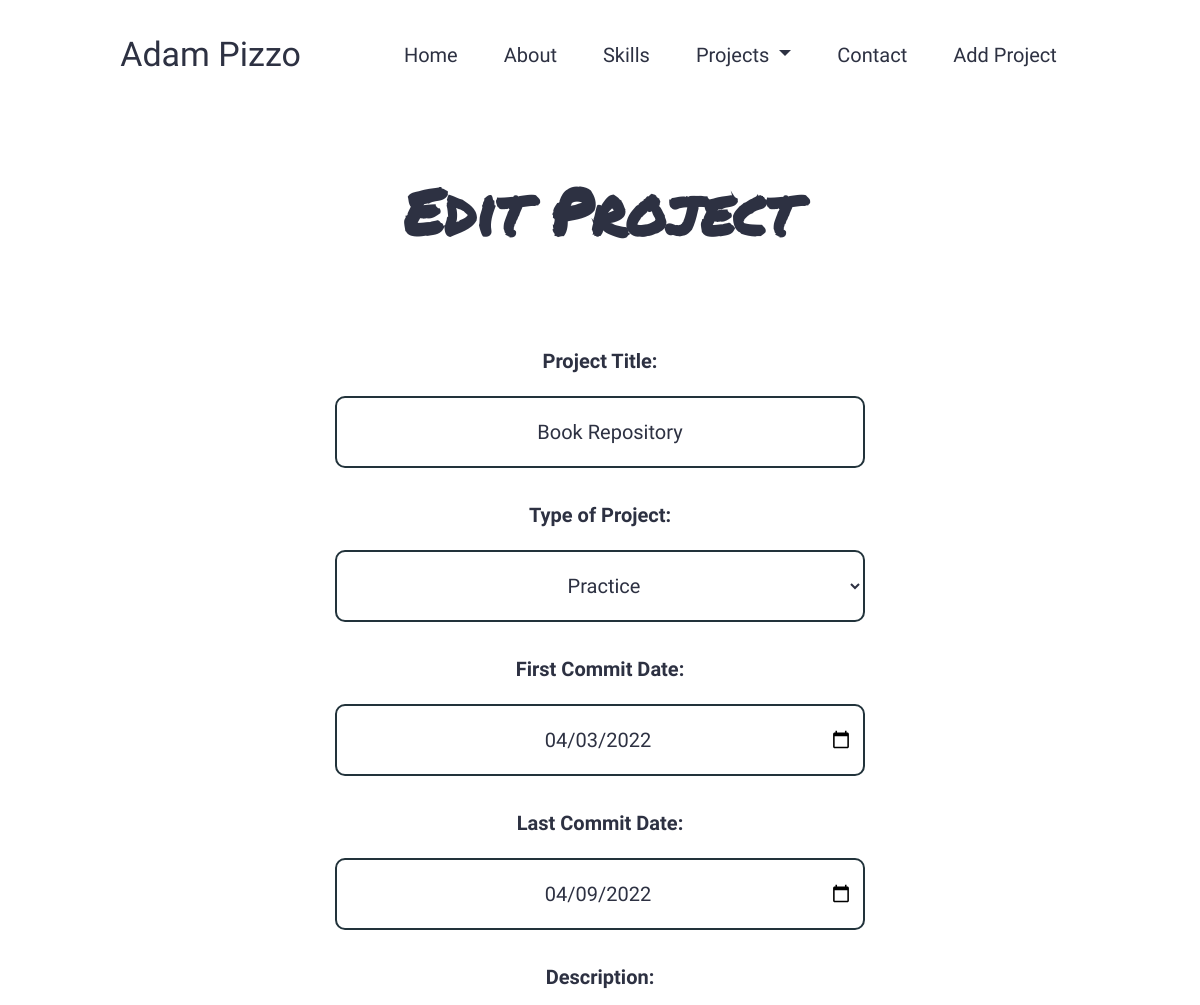
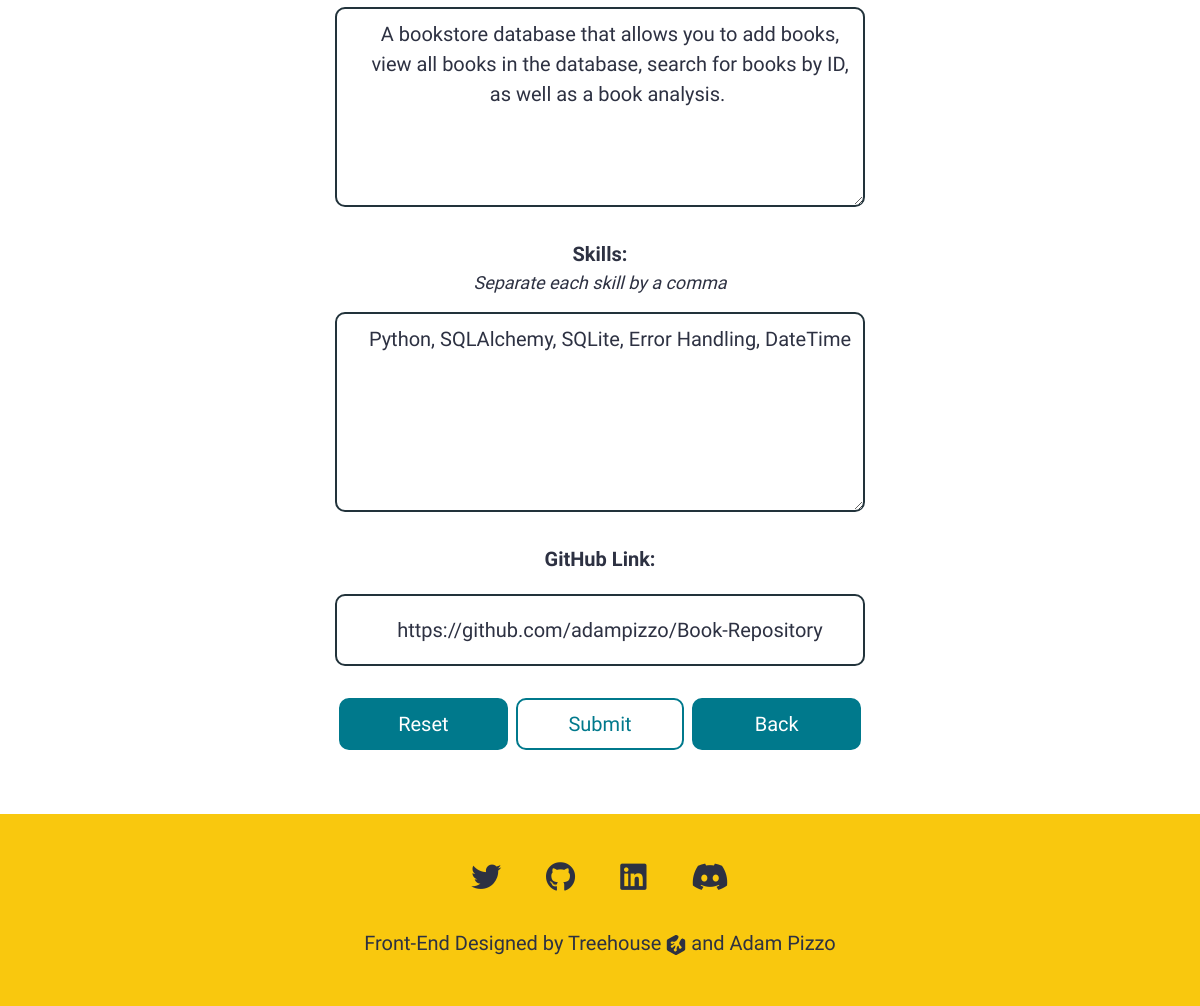
The app's page /projects/1/edit with its own data (2 pictures, top to bottom).
### models.py (models this page shows)
class Projects(db.Model):
    id = db.Column(db.Integer, primary_key=True)
    title = db.Column(db.String)
    type = db.Column(db.String)
    first_commit = db.Column(db.Date)
    last_commit = db.Column(db.Date)
    description = db.Column(db.Text)
    skills = db.Column(db.Text)
    url_to_project = db.Column(db.Text)

### app.py (the view, shortened to what this page needs)
@app.route('/projects/<id>/edit', methods=['GET', 'POST'])
def edit_project(id):
    project_df = Projects.query.order_by(Projects.last_commit.desc()).all()
    project = Projects.query.get_or_404(id)
    return render_template(
        'projectform_edit.html',
        project=project,
        project_df=project_df
    )

### templates/projectform_edit.html (shortened to what this page needs)
{% extends 'layout.html' %}
    {% block content %}
    <section class="header">
        <h1>Edit Project</h1>
    </section>
    <section id="form">
        <form action="{{ url_for('edit_project', id=project.id) }}" method="POST">
            <label for="title">Project Title:</label>
            <input type="text" name="title" id="title" placeholder="Project Name" value="{{ project.title }}" required>
            <label for="type">Type of Project:</label>
            <select name="type" id="type">
                <option value="Practice" {% if project.type == 'Practice' %} selected {% endif %}>Practice</option>
            </select>
            <label for="first_commit">First Commit Date:</label>
            <input type="date" name="first_commit" id="first_commit" value="{{ project.first_commit }}" required>
            <label for="last_commit">Last Commit Date:</label>
            <input type="date" name="last_commit" id="last_commit" value="{{ project.last_commit }}" required>
            <label for="description">Description:</label>
            <textarea name="description" id="description" cols="30" rows="20" placeholder="Description" required>{{ project.description }}</textarea>
            <label for="skills-list" id="skills-label">Skills:</label>
            <p>Separate each skill by a comma</p>
            <textarea name="skills" id="skills-list" cols="30" rows="10" placeholder="Skill, Skill" required>{{ project.skills }}</textarea>
            <label for="github">GitHub Link:</label>
            <input type="url" name="github" id="github" placeholder="Link to the repo" value="{{ project.url_to_project }}"required>
            <div class="d-flex justify-items-evenly ">
                <button class="flex-grow-1 col-3 px-0 mx-1" type="reset">Reset</button>
                <button class="flex-grow-1 col-3 px-0 mx-1" type="submit">Submit</button>
                <a href="{{ url_for('project_detail', id=project.id)}}" class="btn btn-primary flex-grow-1 col-3 px-0 mx-1">Back</a>
            </div>
        </form>
    </section>
{% endblock %}

### static/css/styles.css (style rules this page uses)
:root { --primary-text: #2d3142; --secondary-text: #22333B; --primary: #f9c80e; --secondary: #00798c; --accent: #fcca46; --white: #fff; --primary-font: 'Be Vietnam Pro', 'Roboto', Arial, Helvetica, sans-serif; --headings-1-font: 'Permanent Marker', 'Roboto', Arial, Helvetica, sans-serif; --headings-2-font: 'Rokkitt', 'Lucida Handwriting', 'Apple Chancery', cursive; --headings-3-font: 'Oswald','Roboto', Arial, Helvetica, serif; --label-font: 'Rokkitt','Roboto', Arial, Helvetica, serif; --brand-font: 'Homemade Apple', 'Lucida Handwriting', 'Apple Chancery', cursive; --li-font: 'PT Sans Narrow', 'Roboto', Arial, Helvetica, sans-serif; }
* { font-family: var(--primary-font); color: var(--primary-text); text-align: center; }
p, li, a { font-size: 20px; }
h1 { font-family: var(--headings-1-font); }
body { overflow-x: hidden; }
label { font-family: var(--label-font); }
.header { margin-left: 5%; margin-right: 5%; margin-top: 5rem; text-align: center; }
.header h1 { font-size: 32px; font-weight: bold; }
#form { width: fit-content; margin: auto; margin-top: 4rem; margin-bottom: 4rem; }
#form input, #form textarea, #form select { border: none; border: 2px solid; border-radius: 10px; border-color: var(--secondary-text); background-color: var(--white); width: 300px; height: 72px; display: block; font-size: 20px; padding-left: 15px; padding-right: 10px; margin-bottom: 2rem; }
#form textarea { padding-top: 10px; height: 200px; }
#form label { font-size: 20px; font-weight: bold; margin-bottom: 20px; text-align: left; }
#form #skills-label { margin-bottom: 0px; }
#form p { font-size: 18px; font-style: italic; }
#form div { text-align: center; }
#form button, #form .btn { border: 2px solid var(--secondary); border-radius: 10px; font-size: 20px; padding: 9px 40px; }
#form button[type='reset'], #form .btn { background-color: var(--secondary); color: var(--white); }
#form button[type='submit'] { background-color: var(--white); color: var(--secondary); }
@media (min-width: 992px) { .header h1 { font-size: 64px; margin-bottom: 2rem; } }
@media (min-width: 992px) { #form input, #form textarea, #form select { width: 450px; padding-left: 30px; } }
@media (min-width: 1200px) { #form input, #form textarea, #form select { width: 530px; } }

### records on screen
Projects: title "Book Repository", type "Practice", first_commit "04/03/2022", last_commit "04/09/2022", description "A bookstore database that allows you to add books, view all books in the database, search for books by ID, as well as a book analysis.", skills "Python, SQLAlchemy, SQLite, Error Handling, DateTime", github "https://github.com/adampizzo/Book-Repository"
